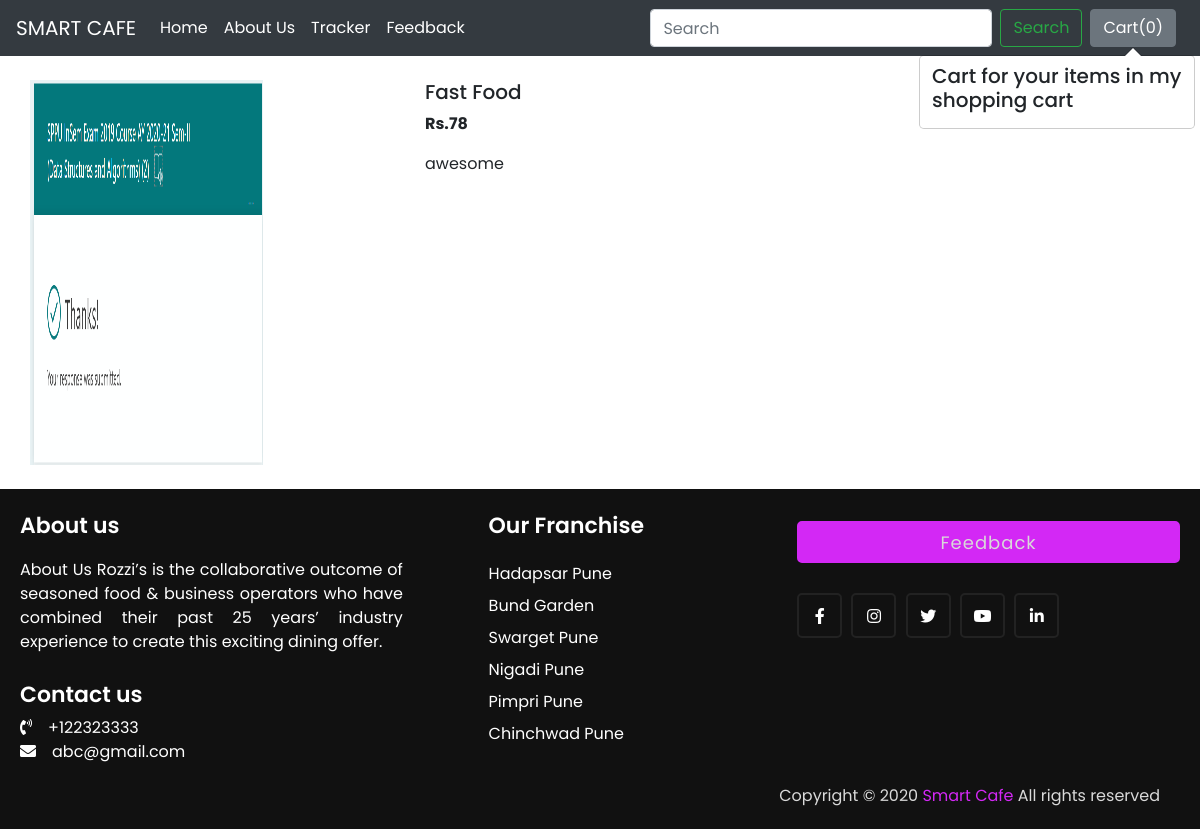
The app's page /shop/products/7 with its own data.
### shop/models.py (models this page shows, shortened)
class Product(models.Model):
    product_id = models.AutoField
    product_name = models.CharField(max_length=50)
    category = models.CharField(max_length=50, default="")
    price = models.IntegerField(default=0)
    desc = models.CharField(max_length=300)
    pub_date = models.DateField()
    image = models.ImageField(upload_to='shop/images', default="")

### shop/views.py (the view)
# urls.py: path("products/<int:myid>", views.productView, name="ProductView"),
def productView(request, myid):
    product = Product.objects.filter(id=myid)
    return render(request, 'shop/prodView.html', {'product':product[0]})

### shop/templates/shop/prodView.html (shortened to what this page needs)
{% extends 'shop/basic.html' %}
{% block body %}
<div class="container my-4">
    <div class="row">
    <div class="col-md-4">
    <div class="row">
        <img src="/media/{{product.image}}" width="233px" height="385px">
    </div>
    </div>
    <div class="col-md-8">
        <h5>{{product.product_name}}</h5>
        <p><b>Rs.{{product.price}} </b></p>
        <p>{{product.desc}}</p>
    </div>
    </div>
</div>
{% endblock %}

### shop/static/shop/index.css (style rules this page uses)
* { margin: 0; padding: 0; box-sizing: border-box; font-family: 'Poppins',sans-serif; text-decoration: none; }

### records on screen
Product: image (picture), product_name "Fast Food", price "78", desc "awesome"
